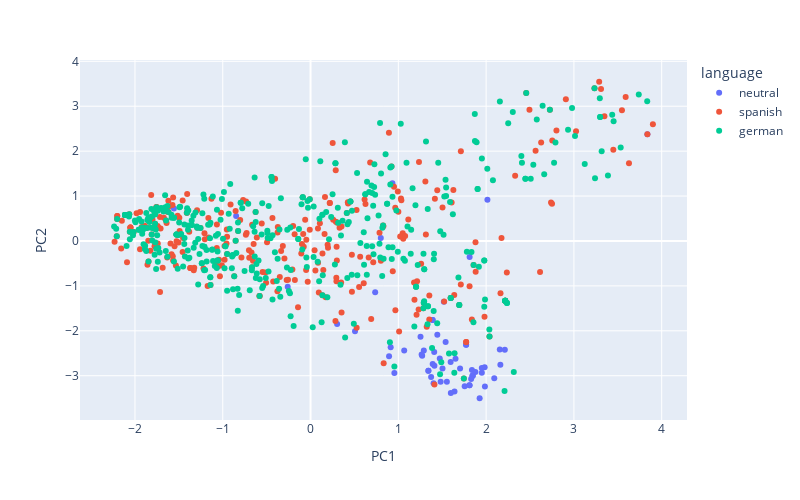

Here is the notebook cell this chart was saved with:
### Code cell
px.scatter(concepts_pca,
           x = 'PC1',
           y = 'PC2',
           #animation_frame= 'Leo_months',
           color = 'language',
           width = 800,
           height= 500,
           #range_x = [30, 65],
           #range_y = [10,25],
           #text = 'word')
           hover_name= 'word')

### Figure 1 — Plotly figure (JSON) as saved in the notebook; plotly's stock layout.template omitted (floating-point values rounded to 4 significant figures; data arrays with more than 128 entries replaced by an {"elided": "..."} marker saying what was removed)
{"data": [{"hovertemplate": "<b>%{hovertext}</b><br><br>language=neutral<br>PC1=%{x}<br>PC2=%{y}<extra></extra>", "hovertext": ["Mama", "Pepe", "Mami", "ups", "Marta", "wow", "Bob", "boobie", "Bravo", "Leo", "Mario", "Sushi", "Moni", "bubbles", "Jonas", "ok", "Noam", "Nicola", "Lotte", "Katrin", "Markus", "Chu", "Abi", "caca", "Barbara", "Ana", "Taylor", "Lina", "Sonja", "Tio", "Marin", "Peter", "Lisa", "Gordo", "freetime", "pinching", "highfive", "Titus", "Kiran", "Paula", "Isa", "Simone", "Mati", "Ina", "Janice", "Dave", "Kimi", "Natalia", "Heike", "Maya", "Saskia", "Ian", "Spotify", "Mang- Lassi", "Kiki", "Jakob", "Adrienne", "morning", "french-toast", "Pipi Langstrumpf"], "legendgroup": "neutral", "marker": {"color": "#636efa", "symbol": "circle"}, "mode": "markers", "name": "neutral", "orientation": "v", "showlegend": true, "type": "scatter", "x": [1.39, 1.553, 1.39, -1.556, 1.846, 0.3024, 1.539, 1.519, 1.272, 1.755, 1.703, 2.015, 1.926, 0.8001, 1.64, -0.2603, 1.482, 1.983, 1.067, 1.986, 1.598, 0.9128, 1.373, 1.811, 1.951, 1.846, 1.472, 1.846, 1.951, 1.342, 1.444, 1.651, 1.838, 1.342, 0.7362, 0.9324, 1.29, 1.829, 0.9548, 1.772, 1.253, 2.156, 1.265, 0.5063, 1.772, 1.411, 1.401, 1.596, 2.093, 1.409, 2.213, 1.391, 0.8943, 3.837, 2.162, 1.503, 1.878, -0.8476, 1.812, 1.811], "xaxis": "x", "y": [-1.757, -3.135, -1.757, 0.7242, -3.0, -1.849, -2.249, -1.351, -2.552, -3.234, -2.837, 0.9196, -3.501, 0.06374, -3.349, -1.017, -3.133, -2.813, -2.438, -3.238, -3.382, -2.366, -3.026, -3.212, -2.828, -3.0, -2.619, -3.0, -2.935, -2.891, -2.086, -2.62, -2.874, -2.891, -1.141, 1.288, -2.439, -3.073, -2.937, -2.313, -2.131, -2.414, -2.526, -2.007, -2.313, -2.775, -3.165, -2.696, -3.056, -2.472, -2.42, -2.736, -2.566, 2.377, -2.758, -2.84, -2.918, 0.5543, -0.3553, -3.212], "yaxis": "y"}, {"hovertemplate": "<b>%{hovertext}</b><br><br>language=spanish<br>PC1=%{x}<br>PC2=%{y}<extra></extra>", "hovertext": {"elided": "301 str values"}, "legendgroup": "spanish", "marker": {"color": "#EF553B", "symbol": "circle"}, "mode": "markers", "name": "spanish", "orientation": "v", "showlegend": true, "type": "scatter", "x": {"elided": "301 float values"}, "xaxis": "x", "y": {"elided": "301 float values"}, "yaxis": "y"}, {"hovertemplate": "<b>%{hovertext}</b><br><br>language=german<br>PC1=%{x}<br>PC2=%{y}<extra></extra>", "hovertext": {"elided": "427 str values"}, "legendgroup": "german", "marker": {"color": "#00cc96", "symbol": "circle"}, "mode": "markers", "name": "german", "orientation": "v", "showlegend": true, "type": "scatter", "x": {"elided": "427 float values"}, "xaxis": "x", "y": {"elided": "427 float values"}, "yaxis": "y"}], "layout": {"height": 500, "legend": {"title": {"text": "language"}, "tracegroupgap": 0}, "margin": {"t": 60}, "width": 800, "xaxis": {"anchor": "y", "autorange": true, "domain": [0, 1], "range": [-2.627, 4.288], "title": {"text": "PC1"}, "type": "linear"}, "yaxis": {"anchor": "x", "autorange": true, "domain": [0, 1], "range": [-3.986, 4.029], "title": {"text": "PC2"}, "type": "linear"}}}
